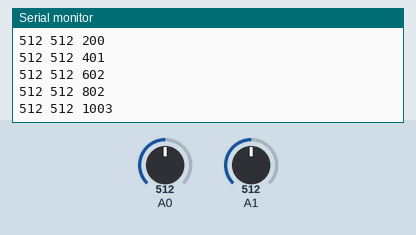
A sketch run on a simulated Arduino Uno, built with avr-gcc and run on an emulated ATmega328P. Shown: the last lines printed to the serial monitor. The test bench sets the inputs (shaded band); at power-on: A0 = 512, A1 = 512.

Above: at 1.2 s.
1.3 s: A0 set to 716
At 1.36 s:
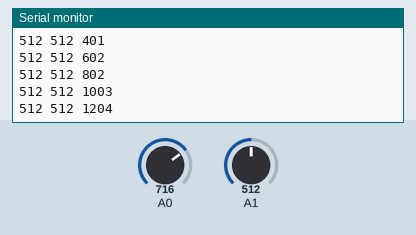
2.8 s: A1 set to 716
At 2.97 s:
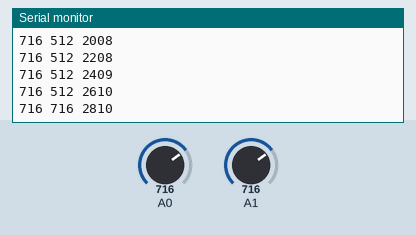
4.3 s: A0 set to 900
At 4.37 s:
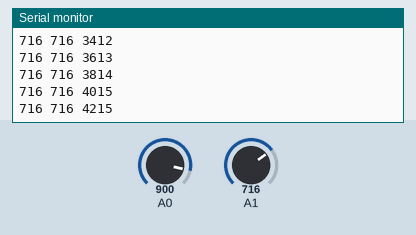
5.8 s: A1 set to 900
At 5.98 s:
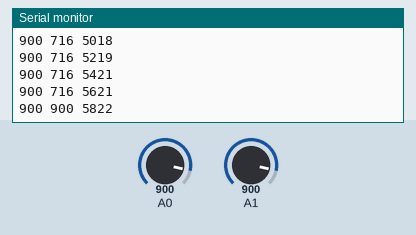
Timing chart, 0 to 8.3 s (numbered marks = the images above; inputs shaded):
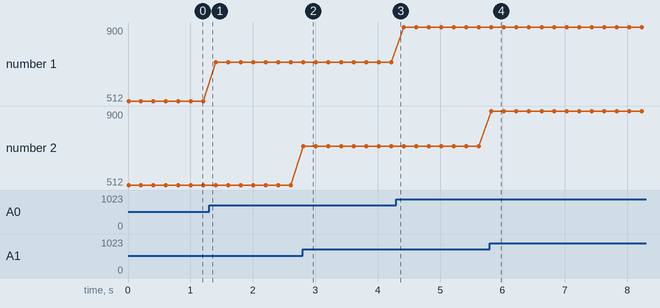

Measured:
- after the input at 2.8 s, the serial monitor: prints a new line at once (image 2)
- after the input at 5.8 s, the serial monitor: prints a new line at once (image 4)
- plotted number 1: 512 → 716 after the input at 1.3 s, 716 → 900 after the input at 4.3 s

The sketch:

Joystick.ino
```cpp
/*
  Thumb Joystick demo v1.0
  by:https://www.seeedstudio.com
  connect the module to A0&A1 for using;
*/

void setup()
{
    Serial.begin(9600);
    Serial.println("Joystick");
}

void loop()
{
    int sensorValue1 = analogRead(A0);
    int sensorValue2 = analogRead(A1);

 /*
    Serial.print("The X and Y coordinate is:");
    Serial.print(sensorValue1, DEC);
    Serial.print(",");
    Serial.println(sensorValue2, DEC);
    Serial.println(" ");
    delay(200);
*/
    Serial.print(sensorValue1); //coordonnée X
    Serial.print(" ");
    Serial.print(sensorValue2); //Coordonnée Y
    Serial.print(" ");
    Serial.println(millis());

    delay(200);
}
```
